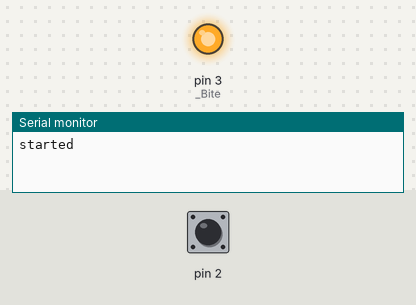
Simulated run of this sketch. Board: Arduino Mega 2560, built with avr-gcc and run on an emulated ATmega2560. Parts: output pins drawn as LEDs (lit = HIGH), the last lines printed to the serial monitor. The test bench sets the inputs (shaded band); at power-on: pin 2 LOW.

Above: at 4.2 s.
4.3 s: pin 2 driven HIGH
5.8 s: pin 2 pulsed LOW 2 times (0.12 s each, 0.3 s apart)
At 7.31 s:
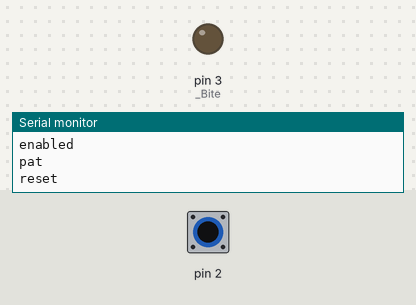
Timing chart, 0 to 8.9 s (numbered marks = the images above; inputs shaded):
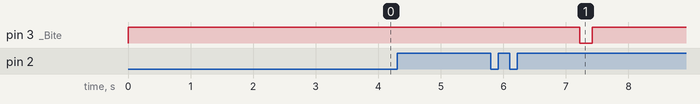

Measured:
- after the input at 5.8 s, pin 3 (_Bite): HIGH → LOW after 1.4 s, → HIGH 0.20 s later

The sketch:

SWFAA_WDT.ino
```cpp
const int _Bite = 3;
const int _Pat = 0; //interrupt #
// int.0 = 2; int.1 = 3;

const int _PatFreq = 1000;
const int _biteDuration = 200;
const int _startupDelay = 3000;
const int _patResetCount = 3;

uint32_t bite_time;
bool wdtEnabled;
int currentPats;

void setup()
{
	//Set bite as HIGH
	digitalWrite(_Bite, HIGH);
	pinMode(_Bite, OUTPUT);

	currentPats = 0;

	Serial.begin(115200);
  	while (!Serial);

	//set enabled to false, wait until first pat to enable
	wdtEnabled = false;

	//Make sure MEGA has time to start up
	delay(_startupDelay);

	//Just initalize the variable to something
	bite_time = millis();

	//Attach interrupt to call pat function on change
	attachInterrupt(_Pat, pat, CHANGE);
	Serial.println("started");
}

void loop()
{
	if (wdtEnabled && millis() >= bite_time)
	{
		Serial.println("reset");
		detachInterrupt(_Pat);
		//Reset
		digitalWrite(_Bite, LOW);
		delay(_biteDuration);
		digitalWrite(_Bite, HIGH);

		Serial.println("disabled");
		wdtEnabled = false;
		currentPats = 0;
		attachInterrupt(_Pat, pat, CHANGE);
	}
}

void pat()
{
	Serial.println("pat");
	if(!wdtEnabled)
	{
		if(_patResetCount <= currentPats)
		{
			Serial.println("enabled");
			wdtEnabled = true;
		}
		else
		{
			currentPats++;
		}
	}
	bite_time = millis() + _PatFreq;
}
```
